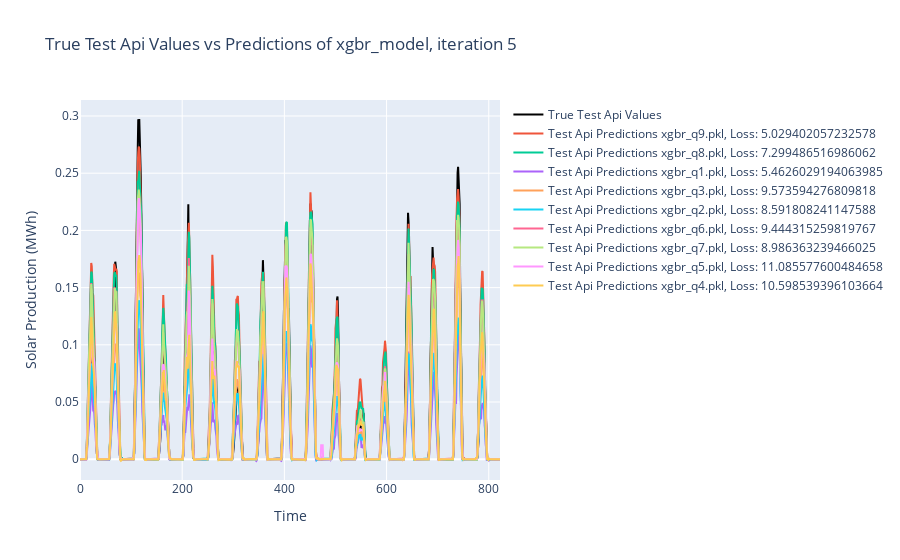
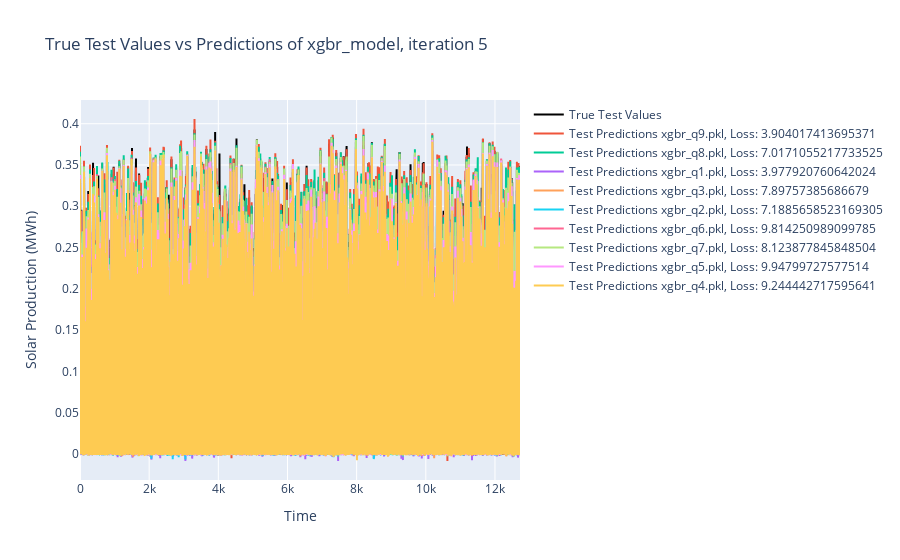

The notebook cell saved with these charts, in order:
### Code cell
# Load models and plot results
y_test, test_predictions, test_mean_pinball_losses, y_test_api, test_api_predictions, test_api_mean_pinball_losses, model_paths = create_pred(BASE_PATH=BASE_PATH, model_name=model_name, iter=iter)
plot_results(y_test, test_predictions, test_mean_pinball_losses, y_test_api, test_api_predictions, test_api_mean_pinball_losses, model_name=model_name, iter=iter)

### Figure 1 — Plotly figure (JSON) as saved in the notebook; plotly's stock layout.template omitted (floating-point values rounded to 4 significant figures; data arrays with more than 128 entries replaced by an {"elided": "..."} marker saying what was removed)
{"data": [{"line": {"color": "black"}, "mode": "lines", "name": "True Test Api Values", "type": "scatter", "y": {"elided": "823 float values"}}, {"mode": "lines", "name": "Test Api Predictions xgbr_q9.pkl, Loss: 5.029402057232578", "type": "scatter", "y": {"elided": "823 float values"}}, {"mode": "lines", "name": "Test Api Predictions xgbr_q8.pkl, Loss: 7.299486516986062", "type": "scatter", "y": {"elided": "823 float values"}}, {"mode": "lines", "name": "Test Api Predictions xgbr_q1.pkl, Loss: 5.4626029194063985", "type": "scatter", "y": {"elided": "823 float values"}}, {"mode": "lines", "name": "Test Api Predictions xgbr_q3.pkl, Loss: 9.573594276809818", "type": "scatter", "y": {"elided": "823 float values"}}, {"mode": "lines", "name": "Test Api Predictions xgbr_q2.pkl, Loss: 8.591808241147588", "type": "scatter", "y": {"elided": "823 float values"}}, {"mode": "lines", "name": "Test Api Predictions xgbr_q6.pkl, Loss: 9.444315259819767", "type": "scatter", "y": {"elided": "823 float values"}}, {"mode": "lines", "name": "Test Api Predictions xgbr_q7.pkl, Loss: 8.986363239466025", "type": "scatter", "y": {"elided": "823 float values"}}, {"mode": "lines", "name": "Test Api Predictions xgbr_q5.pkl, Loss: 11.085577600484658", "type": "scatter", "y": {"elided": "823 float values"}}, {"mode": "lines", "name": "Test Api Predictions xgbr_q4.pkl, Loss: 10.598539396103664", "type": "scatter", "y": {"elided": "823 float values"}}], "layout": {"title": {"text": "True Test Api Values vs Predictions of xgbr_model, iteration 5"}, "xaxis": {"title": {"text": "Time"}}, "yaxis": {"title": {"text": "Solar Production (MWh)"}}}}

### Figure 2 — Plotly figure (JSON) as saved in the notebook; plotly's stock layout.template omitted (floating-point values rounded to 4 significant figures; data arrays with more than 128 entries replaced by an {"elided": "..."} marker saying what was removed)
{"data": [{"line": {"color": "black"}, "mode": "lines", "name": "True Test Values", "type": "scatter", "y": {"elided": "12725 float values"}}, {"mode": "lines", "name": "Test Predictions xgbr_q9.pkl, Loss: 3.904017413695371", "type": "scatter", "y": {"elided": "12725 float values"}}, {"mode": "lines", "name": "Test Predictions xgbr_q8.pkl, Loss: 7.0171055217733525", "type": "scatter", "y": {"elided": "12725 float values"}}, {"mode": "lines", "name": "Test Predictions xgbr_q1.pkl, Loss: 3.977920760642024", "type": "scatter", "y": {"elided": "12725 float values"}}, {"mode": "lines", "name": "Test Predictions xgbr_q3.pkl, Loss: 7.89757385686679", "type": "scatter", "y": {"elided": "12725 float values"}}, {"mode": "lines", "name": "Test Predictions xgbr_q2.pkl, Loss: 7.1885658523169305", "type": "scatter", "y": {"elided": "12725 float values"}}, {"mode": "lines", "name": "Test Predictions xgbr_q6.pkl, Loss: 9.814250989099785", "type": "scatter", "y": {"elided": "12725 float values"}}, {"mode": "lines", "name": "Test Predictions xgbr_q7.pkl, Loss: 8.123877845848504", "type": "scatter", "y": {"elided": "12725 float values"}}, {"mode": "lines", "name": "Test Predictions xgbr_q5.pkl, Loss: 9.94799727577514", "type": "scatter", "y": {"elided": "12725 float values"}}, {"mode": "lines", "name": "Test Predictions xgbr_q4.pkl, Loss: 9.244442717595641", "type": "scatter", "y": {"elided": "12725 float values"}}], "layout": {"title": {"text": "True Test Values vs Predictions of xgbr_model, iteration 5"}, "xaxis": {"title": {"text": "Time"}}, "yaxis": {"title": {"text": "Solar Production (MWh)"}}}}
